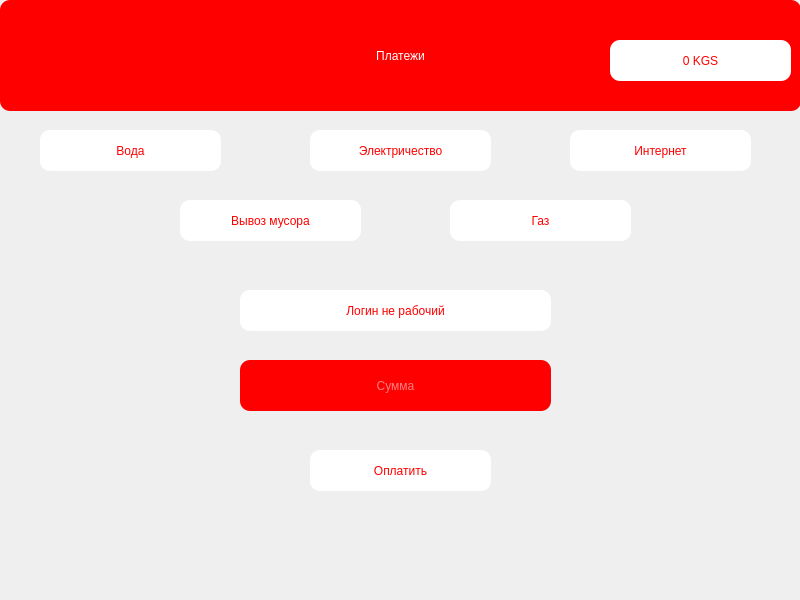
<?xml version="1.0" encoding="UTF-8"?>
<ui version="4.0">
 <class>Form</class>
 <widget class="QWidget" name="Form">
  <property name="geometry">
   <rect>
    <x>0</x>
    <y>0</y>
    <width>800</width>
    <height>600</height>
   </rect>
  </property>
  <property name="windowTitle">
   <string>Form</string>
  </property>
  <widget class="QLabel" name="balance">
   <property name="geometry">
    <rect>
     <x>610</x>
     <y>40</y>
     <width>181</width>
     <height>41</height>
    </rect>
   </property>
   <property name="styleSheet">
    <string notr="true">font: 63 13pt &quot;Yu Gothic UI Semibold&quot;;
color:red;
background-color:white;
border-radius:10px
</string>
   </property>
   <property name="text">
    <string>0 KGS</string>
   </property>
   <property name="alignment">
    <set>Qt::AlignCenter</set>
   </property>
  </widget>
  <widget class="QLabel" name="label">
   <property name="geometry">
    <rect>
     <x>0</x>
     <y>0</y>
     <width>801</width>
     <height>111</height>
    </rect>
   </property>
   <property name="styleSheet">
    <string notr="true">font: 63 26pt &quot;Yu Gothic UI Semibold&quot;;
color:white;
background-color:red;
border-radius:10px

</string>
   </property>
   <property name="text">
    <string>Платежи</string>
   </property>
   <property name="alignment">
    <set>Qt::AlignCenter</set>
   </property>
  </widget>
  <widget class="QPushButton" name="internet">
   <property name="geometry">
    <rect>
     <x>570</x>
     <y>130</y>
     <width>181</width>
     <height>41</height>
    </rect>
   </property>
   <property name="styleSheet">
    <string notr="true">font: 63 13pt &quot;Yu Gothic UI Semibold&quot;;
color:red;
background-color:white;
border-radius:10px
</string>
   </property>
   <property name="text">
    <string>Интернет</string>
   </property>
  </widget>
  <widget class="QPushButton" name="trashnyak">
   <property name="geometry">
    <rect>
     <x>180</x>
     <y>200</y>
     <width>181</width>
     <height>41</height>
    </rect>
   </property>
   <property name="styleSheet">
    <string notr="true">font: 63 13pt &quot;Yu Gothic UI Semibold&quot;;
color:red;
background-color:white;
border-radius:10px
</string>
   </property>
   <property name="text">
    <string>Вывоз мусора</string>
   </property>
  </widget>
  <widget class="QPushButton" name="water">
   <property name="geometry">
    <rect>
     <x>40</x>
     <y>130</y>
     <width>181</width>
     <height>41</height>
    </rect>
   </property>
   <property name="styleSheet">
    <string notr="true">font: 63 13pt &quot;Yu Gothic UI Semibold&quot;;
color:red;
background-color:white;
border-radius:10px
</string>
   </property>
   <property name="text">
    <string>Вода</string>
   </property>
  </widget>
  <widget class="QPushButton" name="electricity">
   <property name="geometry">
    <rect>
     <x>310</x>
     <y>130</y>
     <width>181</width>
     <height>41</height>
    </rect>
   </property>
   <property name="styleSheet">
    <string notr="true">font: 63 13pt &quot;Yu Gothic UI Semibold&quot;;
color:red;
background-color:white;
border-radius:10px
</string>
   </property>
   <property name="text">
    <string>Электричество</string>
   </property>
  </widget>
  <widget class="QPushButton" name="gas">
   <property name="geometry">
    <rect>
     <x>450</x>
     <y>200</y>
     <width>181</width>
     <height>41</height>
    </rect>
   </property>
   <property name="styleSheet">
    <string notr="true">font: 63 13pt &quot;Yu Gothic UI Semibold&quot;;
color:red;
background-color:white;
border-radius:10px
</string>
   </property>
   <property name="text">
    <string>Газ</string>
   </property>
  </widget>
  <widget class="QPushButton" name="send">
   <property name="geometry">
    <rect>
     <x>310</x>
     <y>450</y>
     <width>181</width>
     <height>41</height>
    </rect>
   </property>
   <property name="styleSheet">
    <string notr="true">font: 63 13pt &quot;Yu Gothic UI Semibold&quot;;
color:red;
background-color:white;
border-radius:10px
</string>
   </property>
   <property name="text">
    <string>Оплатить</string>
   </property>
  </widget>
  <widget class="QLineEdit" name="com_amount">
   <property name="geometry">
    <rect>
     <x>240</x>
     <y>360</y>
     <width>311</width>
     <height>51</height>
    </rect>
   </property>
   <property name="styleSheet">
    <string notr="true">font: 63 16pt &quot;Yu Gothic UI Semibold&quot;;
color:white;
background-color:red;
border-radius:10px
</string>
   </property>
   <property name="alignment">
    <set>Qt::AlignCenter</set>
   </property>
   <property name="placeholderText">
    <string>Сумма</string>
   </property>
   <property name="clearButtonEnabled">
    <bool>false</bool>
   </property>
  </widget>
  <widget class="QLabel" name="result_1">
   <property name="geometry">
    <rect>
     <x>240</x>
     <y>290</y>
     <width>311</width>
     <height>41</height>
    </rect>
   </property>
   <property name="styleSheet">
    <string notr="true">font: 63 13pt &quot;Yu Gothic UI Semibold&quot;;
color:red;
background-color:white;
border-radius:10px
</string>
   </property>
   <property name="text">
    <string>Логин не рабочий</string>
   </property>
   <property name="alignment">
    <set>Qt::AlignCenter</set>
   </property>
  </widget>
  <zorder>label</zorder>
  <zorder>balance</zorder>
  <zorder>internet</zorder>
  <zorder>trashnyak</zorder>
  <zorder>water</zorder>
  <zorder>electricity</zorder>
  <zorder>gas</zorder>
  <zorder>send</zorder>
  <zorder>com_amount</zorder>
  <zorder>result_1</zorder>
 </widget>
 <resources/>
 <connections/>
</ui>
